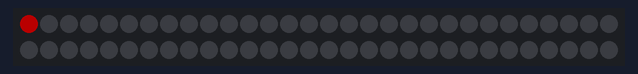
Simulated run of this sketch. Board: Arduino Uno, built with avr-gcc and run on an emulated ATmega328P. Shown: 60 RGB LEDs in strip order, left to right, continuing on the next row. Dim RGB values are drawn brighter than linear.

Above: at 0.01 s.
At 9.58 s:
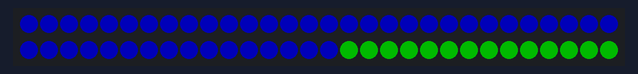
At 14.3 s:
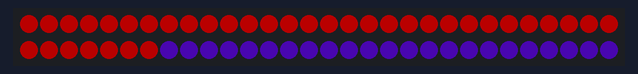
At 19.15 s:
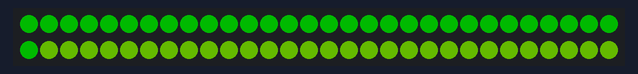
At 28.73 s:
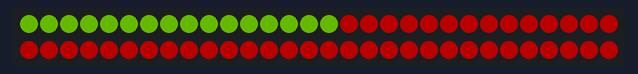
At 38.3 s:
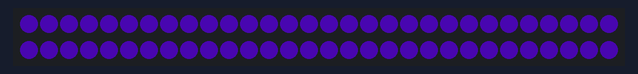

The sketch:

NeoPixel_Workshop_Sign.ino
```cpp
// This code is adapted from Adafruit's Examples - Part of the NeoPixel Library

#include <Adafruit_NeoPixel.h> // Imports the libraries
#ifdef __AVR__
 #include <avr/power.h>
#endif


#define LED_PIN    6 // NeoPixels Connected to Pin 6 on the Arduino


#define LED_COUNT 60 // 60 = The number of NeoPixel LEDs connected to the Arduino

Adafruit_NeoPixel strip(LED_COUNT, LED_PIN, NEO_GRB + NEO_KHZ800);


// void setup() = Runs once on startup

void setup() {
  strip.begin();           // INITIALIZE NeoPixel strip object (REQUIRED)
  strip.show();            // Turn OFF all pixels ASAP
  strip.setBrightness(70); // Set BRIGHTNESS to about 1/5 (max = 255)
}


// void loop() = runs in a loop until the reset button is pressed (or the power is cut)

void loop() {
  colorWipe(strip.Color(255,   0,   0), 40); // Set strip to Red
  colorWipe(strip.Color(140,   255,   0), 40); // Set strip to Yellow
  colorWipe(strip.Color(  0, 255,   0), 40); // Set strip to Green
  colorWipe(strip.Color(  0,   0, 255), 40); // Set strip to Blue
  colorWipe(strip.Color(86,   8,   204), 40); // Set strip to Purple
}

// Fill strip pixels one after another with a color. Strip is NOT cleared

void colorWipe(uint32_t color, int wait) {
  for(int i=0; i<strip.numPixels(); i++) {
    strip.setPixelColor(i, color);
    strip.show();
    delay(wait);                           //  Pause for a moment
  }
}
```
